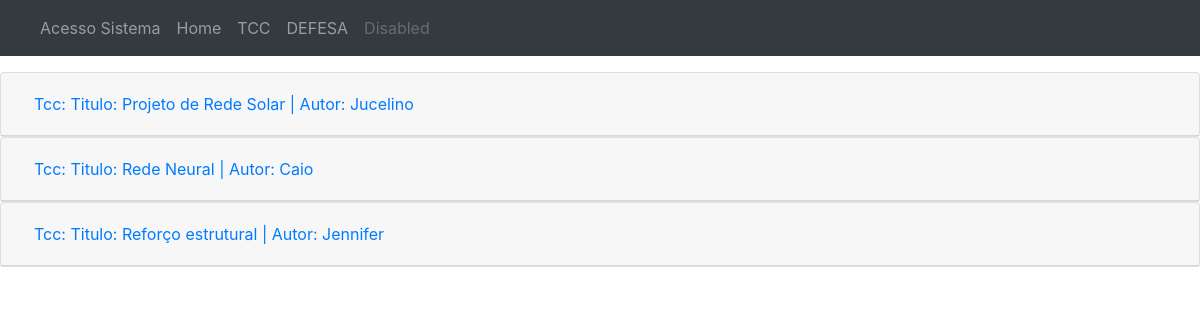
The app's page /defesa with its own data.
### core/models.py (models this page shows, shortened)
class Defesa(models.Model):
    id_df = models.AutoField(verbose_name="Identificador Apresentacao", primary_key=True)
    id_teste = models.ForeignKey(tcc, on_delete=models.CASCADE, default=None, verbose_name="Tema Apresentação TCC")
    id_sala_df = models.ForeignKey(Sala, related_name='id_sala_df', on_delete=models.CASCADE)
    dt_df = models.DateTimeField(verbose_name="Data e Hora da Apresentacao", auto_now=False, auto_now_add=False)
    banca1_df = models.ForeignKey(Professor, related_name='banca1_df', on_delete=models.CASCADE, blank=True, null=True)
    banca2_df = models.ForeignKey(Professor, related_name='banca2_df', on_delete=models.CASCADE, blank=True, null=True)
    class Meta:
        verbose_name = '9 - Defesa'
        verbose_name_plural = '9 - Defesas'

class tcc(models.Model):
    class STATUS_CHOICE(models.TextChoices):
        EmCurso = 'Em Curso', _('Em Curso'),
        abandono = 'Abandono', _('Abandono'),
        reprovado = 'Reprovado', _('Reprovado'),
        aprovado = 'Aprovado', _('Aprovado'),
    class STATUS_CD_CHOICE(models.TextChoices):
        Nao = 'Não', _('Não'),
        Sim = 'Sim', _('Sim'),
    id_tcc = models.AutoField(primary_key=True)
    professor_disciplica_tcc = models.ForeignKey(Professor, related_name='professor_disciplica_tcc', on_delete=models.CASCADE)
    id_aluno_tcc = models.ForeignKey(Aluno, related_name='id_aluno_tcc', on_delete=models.CASCADE)
    id_turma_tcc = models.ForeignKey(Turma, on_delete=models.CASCADE)
    tema_tcc = models.CharField(verbose_name="Tema TCC", max_length=100)
    id_curso_tcc = models.ForeignKey(Curso, related_name='id_curso_tcc', on_delete=models.CASCADE)
    orientador_tcc = models.ForeignKey(Professor, related_name='orientador_tcc', on_delete=models.CASCADE)
    co_orientador_tcc = models.ForeignKey(Professor, related_name='co_orientador_tcc', on_delete=models.CASCADE)
    carta_aceite_tcc = models.FileField(verbose_name="CartadeAceita", upload_to=tcc_directory_path, blank=True, null=True)
    convite_banca_tcc = models.FileField(verbose_name="ConviteBanca", upload_to=tcc_directory_path , blank=True, null=True)
    marcacao_banca_tcc = models.FileField(verbose_name="MarcaçãoBanca", upload_to=tcc_directory_path, blank=True, null=True)
    entrega_cd_tcc = models.CharField(max_length=50, choices=STATUS_CD_CHOICE.choices, default=STATUS_CD_CHOICE.Nao)
    status_tcc = models.CharField(max_length=50, choices=STATUS_CHOICE.choices, default=STATUS_CHOICE.EmCurso)
    def __str__(self):
        return 'Titulo: ' + self.tema_tcc + '  |   Autor: ' + self.id_aluno_tcc.nome_aluno
    class Meta:
        verbose_name = '8 - Tcc'
        verbose_name_plural = '8 - Tccs'

class Aluno(models.Model):
    mat_aluno = models.AutoField(verbose_name="Id Aluno", primary_key=True)
    matricula_aluno = models.CharField(verbose_name="Matricula do Aluno", blank=True, null=True)
    nome_aluno = models.CharField(verbose_name="Nome Aluno", max_length=50)
    matricula_aluno = models.CharField(verbose_name="Matricula Aluno", max_length=15)
    id_curso_aluno = models.ForeignKey(Curso, related_name="id_curso_aluno", verbose_name="Curso", on_delete=models.CASCADE)
    periodo_aluno = models.CharField(verbose_name="Periodo Turma", max_length=6)
    class Meta:
        verbose_name = '7 - Aluno'
        verbose_name_plural = '7 - Alunos'

### core/views.py (the view)
# urls.py: path('defesa' , DefesaView),
def DefesaView(request):
    data = {}
    data['tcc'] = tcc.objects.all()
    data['turma'] = Turma.objects.all()
    data['defesa'] = Defesa.objects.all()
    return render(request, 'defesa.html', data)

### core/models.py (called while the page is built)
    def __str__(self):
        return self.nome_professor

    def __str__(self):
        return self.nome_sala

### core/templates/defesa.html (shortened to what this page needs)
<!doctype html>
<html class="no-js" lang="pt-br">
<head>
{% load static %}
<link rel="stylesheet" href="{% static 'css/bootstrap.min.css' %}">
</head>
<body>
<nav class="navbar navbar-expand-lg navbar-dark bg-dark fixed-top">
  <div class="collapse navbar-collapse" id="navbarNav">
    <ul class="navbar-nav">
      <li class="nav-item">
        <a class="nav-link" href="admin/">Acesso Sistema<span class="sr-only">(current)</span></a>
      </li>
           <li class="nav-item">
        <a class="nav-link" href="/">Home</a>
      </li>
      <li class="nav-item">
        <a class="nav-link" href="tcc">TCC</a>
      </li>
      <li class="nav-item">
        <a class="nav-link" href="defesa">DEFESA</a>
      </li>
      <li class="nav-item">
        <a class="nav-link disabled" href="#" tabindex="-1" aria-disabled="true">Disabled</a>
      </li>
    </ul>
  </div>
</nav>
<br><br><br>
{% for defesa in defesa %}
<div id="accordion">
  <div class="card">
    <div class="card-header" id="heading{{ defesa.id_df }}">
      <h5 class="mb-0">
        <button class="btn btn-link" data-toggle="collapse" data-target="#collapse{{ defesa.id_df }}" aria-expanded="true" aria-controls="collapse{{ defesa.id_df }}">
         Tcc: {{ defesa.id_teste }}
        </button>
      </h5>
    </div>
  </div>
</div>
{% endfor %}
</body>
</html>

### records on screen
Defesa: id_teste "Titulo: Projeto de Rede Solar | Autor: Jucelino"
Defesa: id_teste "Titulo: Rede Neural | Autor: Caio"
Defesa: id_teste "Titulo: Reforço estrutural | Autor: Jennifer"
